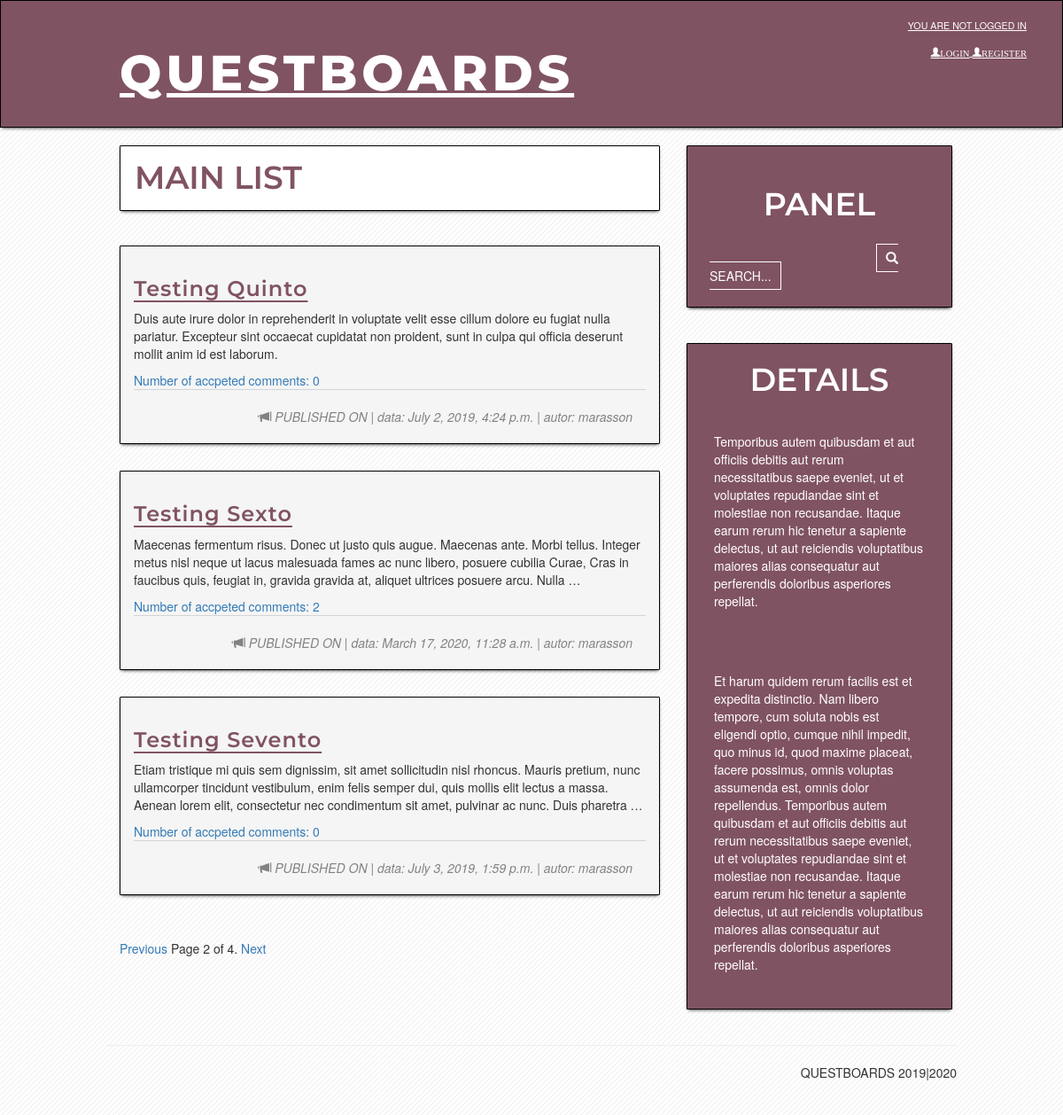
Before: /?page=2 with the older database file.
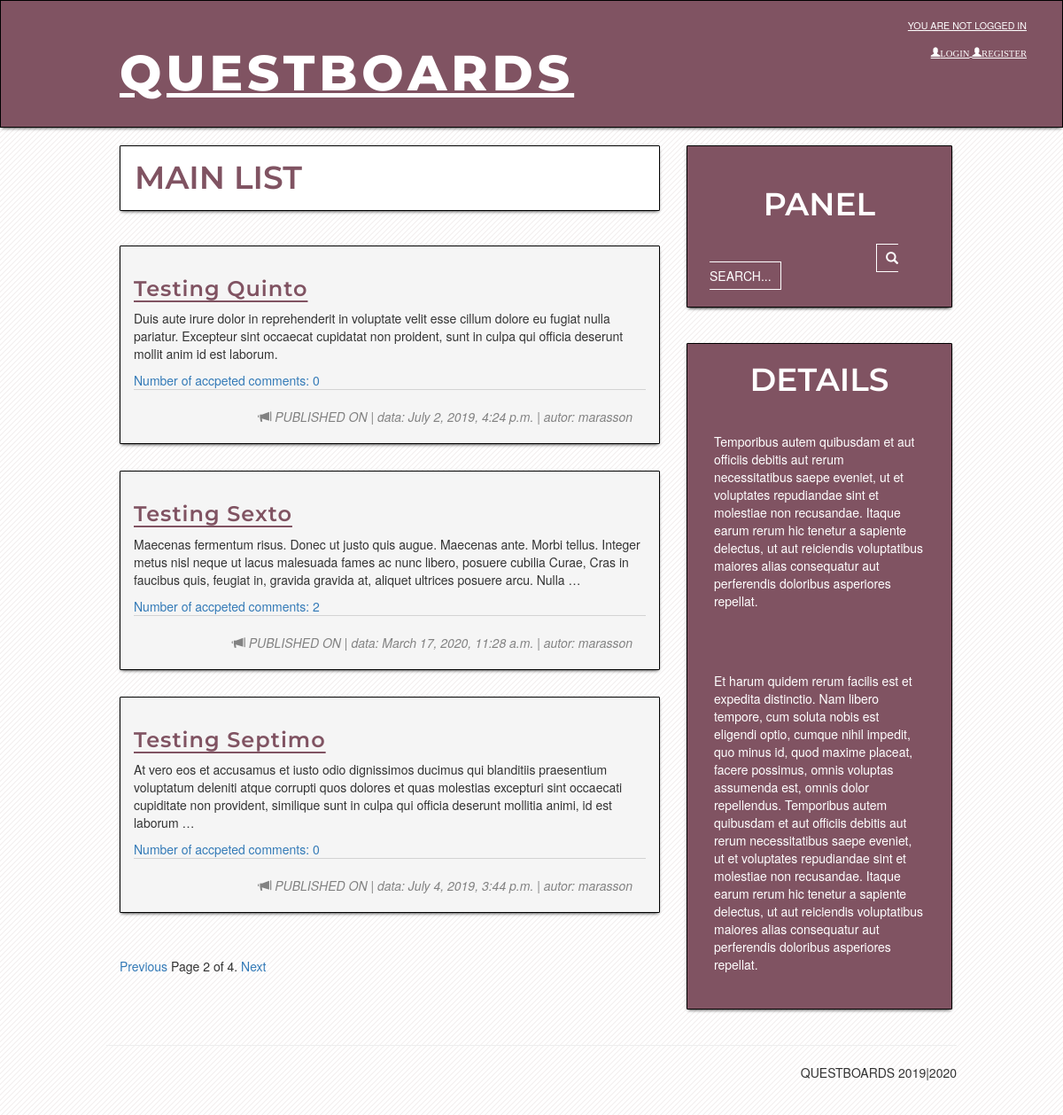
After: the same page with the newer database file.
### my_project/models.py (models this page shows, shortened)
class Post(models.Model):
    author = models.ForeignKey('auth.User', on_delete=models.CASCADE)
    title = models.CharField(max_length=200)
    text = models.TextField()
    created_date = models.DateTimeField(
            default=timezone.now)
    published_date = models.DateTimeField(
            blank=True, null=True)
    def approved_comments(self):
        return self.comments.filter(approved_comment=True)

### my_project/views.py (the view)
# urls.py: path('', views.post_list, name='post_list'),
def post_list(request):
    object_list = Post.objects.filter(
        published_date__lte=timezone.now())  # Posts.object.all() - wyswietla wszystkie obiekty post - created i publish
    paginator = Paginator(object_list, 3)  # 3 posts in each page
    page = request.GET.get('page')
    query = request.GET.get("q")
    if query:
        object_list = object_list.filter(
            Q(title__icontains=query)
        )
    try:
        posts = paginator.page(page)
    except PageNotAnInteger:
        posts = paginator.page(1)
    except EmptyPage:
        posts = paginator.page(paginator.num_pages)
    return render(request,
                  'my_project/post_list.html',
                  {'page': page,
                   'posts': posts})

### my_project/templates/my_project/post_list.html
{% extends 'my_project/base.html' %}
{% block content %}
<div class="main-list">
    <h1 class="h1-main-list">MAIN LIST</h1><br>
</div>
{% for post in posts %}
<div class="post">
    <h1><a href="{% url 'post_detail' pk=post.pk %}">{{ post.title }}</a></h1>
    <p>{{ post.text|truncatewords:40|linebreaks }}</p>
    <a href="{% url 'post_detail' pk=post.pk %}">Number of accpeted comments: {{ post.approved_comments.count }}</a>
    <div class="date">
        <span class="glyphicon glyphicon-bullhorn"> </span>
        <span> PUBLISHED ON</span>
        <span>| data:</span>
        {{ post.published_date }}
        <span>| autor:</span>
        {{ post.author }}
    </div>
</div>
{% endfor %}
{% include "my_project/pagination.html" with page=posts %}
{% endblock %}

### my_project/templates/my_project/base.html (shortened to what this page needs)
{% load static %}
<html>
<head>
    <link rel="stylesheet" href="//maxcdn.bootstrapcdn.com/bootstrap/3.2.0/css/bootstrap.min.css">
    <link rel="stylesheet" href="//maxcdn.bootstrapcdn.com/bootstrap/3.2.0/css/bootstrap-theme.min.css">
    <link rel="stylesheet" href="{% static 'css/my_project.css' %}">
</head>
<body>
    <div class="page-header">
        {% if user.is_authenticated %}
        <p class="login">WELCOME USER: {{ user.get_username }}</p>
        {% else %}
        <p class="login">YOU ARE NOT LOGGED IN<br /><br />
            <a class="glyphicon glyphicon-user" style="color: #fff; text-decoration:underline;" href="{% url 'login'%}">LOGIN </a>
            <a class="glyphicon glyphicon-user" style="color: #fff; text-decoration:underline;" href="{% url 'register'%}">REGISTER</a>
            {% endif %}</p>
        <h1><a href="/">QUESTBOARDS</a></h1>
    </div>
    <div class="content container-fluid">
        <div class="row">
            <div class="col-md-8">
                {% block content %}
                {% endblock %}
            </div>
            <div class="row">
                <div class="col-md-4">
                    <div class="panel">
                        <div class="panel-search">
                        <h1 class="h1-panel">PANEL</h1>
                            <br />
                        <a href="{% url 'search' %}" class="panel-search-link"><span class="glyphicon glyphicon-search"></span>SEARCH...</a>
                        <br />
                    </div>
                </div>
                    <br>
                    <div class="panel">
                        <h1 class="h1-panel-detail">DETAILS</h1>
                        <p class="p-panel">
                            Temporibus autem quibusdam et aut officiis debitis aut rerum necessitatibus saepe eveniet,
                            ut et
                            voluptates repudiandae sint et molestiae non recusandae. Itaque earum rerum hic tenetur a
                            sapiente delectus,
                            ut aut reiciendis voluptatibus maiores alias consequatur aut perferendis doloribus
                            asperiores repellat.
                        </p>
                        <p class="p-panel">
                            Et harum quidem rerum facilis est et expedita distinctio. Nam libero tempore, cum soluta
                            nobis est eligendi optio,
                            cumque nihil impedit,
                            quo minus id, quod maxime placeat, facere possimus, omnis voluptas assumenda est, omnis
                            dolor repellendus.
                            Temporibus autem quibusdam et aut officiis debitis aut rerum necessitatibus saepe eveniet,
                            ut et
                            voluptates repudiandae sint et molestiae non recusandae. Itaque earum rerum hic tenetur a
                            sapiente delectus,
                            ut aut reiciendis voluptatibus maiores alias consequatur aut perferendis doloribus
                            asperiores repellat.
                        </p>
                    </div>
                </div>
            </div>
        <hr>
            <div>
                <p class="text-right">QUESTBOARDS 2019|2020</p>
            </div>
        </div>
    </div>
</body>
</html>

### my_project/templates/my_project/pagination.html
<div class="pagination">
        <span class="step-links">
          {% if page.has_previous %}
            <a href="?page={{ page.previous_page_number }}">Previous</a>
          {% endif %}
          <span class="current">
            Page {{ page.number }} of {{ page.paginator.num_pages }}.
          </span>
            {% if page.has_next %}
              <a href="?page={{ page.next_page_number }}">Next</a>
            {% endif %}
        </span>
      </div>

### static/css/my_project.css (style rules this page uses)
body { width: 100%; }
.page-header { background-color: #805362; margin-top: 0; padding: 20px 20px 20px 40px; border-bottom: 0px solid #eee; -webkit-box-shadow: 0 2px 4px -2px #000000; -moz-box-shadow: 0 2px 4px -2px #000000; box-shadow: 0 2px 4px -2px #000000; border: 1px solid black; }
.page-header h1, .page-header h1 a, .page-header h1 a:visited, .page-header h1 a:active { margin-top: -25px; margin-left: 47px; color: #ffffff; font-size: 42pt; font-weight: 800; text-decoration: underline; letter-spacing: 5px; }
.content { margin: 17 120 40 120; }
h1, h3, h4 { font-family: 'Montserrat', sans-serif; font-weight: 600; color: #805362; }
.date { color: #828282; font-style: italic; border-top: 1px solid lightgray; padding: 20 15 5 10; text-align: right; }
.login { margin-right: 20px; font-size: 8pt; text-align: right; text-decoration: underline; color: #fff; }
.post { margin-top: 9px; margin-bottom: 30px; border: 1px solid gray; background-color: whitesmoke; box-shadow: 0 2px 4px -2px #000000; padding: 15 15 15 15; border-radius: 1px; border: 1px solid black; }
.post h1 a, .post h1 a:visited { font-family: 'Montserrat', sans-serif; font-weight: 600; font-size: 18pt !important; color: #805362; text-decoration: underline; text-underline-position: under; letter-spacing: 1px; }
.h1-main-list { margin-top: 0px; padding: 16 16 16 16; text-align: left; color: #805362; background-color: #fff; box-shadow: 0 2px 4px -2px #000000; border-radius: 1px; border: 1px solid black; }
.panel { background-color: #805362 !important; box-shadow: 0 2px 4px -2px #000000; border-radius: 1px; border: 1px solid black; }
.panel-search { padding: 25 25 25 25; background-color: #805362 !important; box-shadow: 0 2px 4px -2px #000000; border-radius: 1px; }
.panel-search-link, .panel-search-link a { margin-left: 188px; text-align: center !important; font-size: 14px; color: #fff !important; padding: 5 10 5 10; border: 1px solid #fff; }
.h1-panel { margin-top: 21px; text-align: center; color: #fff; }
.h1-panel-detail { margin-top: 21px; text-align: center; color: #fff; }
.p-panel { color: #fff; padding: 30 30 30 30; }

Changed rows visible on the page:
removed Post: title "Testing Sevento", text "Etiam tristique mi quis sem dignissim, sit amet sollicitudin nisl rhoncus. Mauris pretium, nunc ullamcorper tincidunt vestibulum, enim felis semper dui, quis mollis elit lectus a massa. Aenean lorem elit, consectetur nec condimentum sit amet, pulvinar ac nunc. Duis pharetra …", approved_comments.count "0", published_date "July 3, 2019, 1:59 p.m.", author "marasson"
now on this page (row unchanged): Post: title "Testing Septimo", text "At vero eos et accusamus et iusto odio dignissimos ducimus qui blanditiis praesentium voluptatum deleniti atque corrupti quos dolores et quas molestias excepturi sint occaecati cupiditate non provident, similique sunt in culpa qui officia deserunt mollitia animi, id est laborum …", approved_comments.count "0", published_date "July 4, 2019, 3:44 p.m.", author "marasson"
